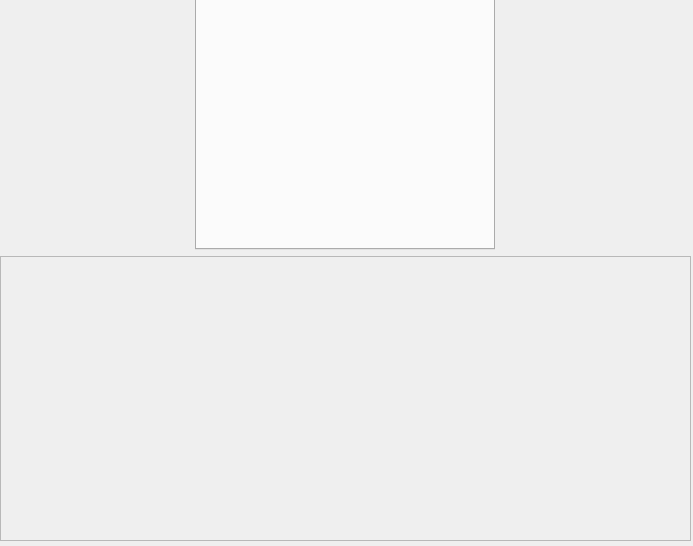
<?xml version="1.0" encoding="UTF-8"?>
<ui version="4.0">
 <class>AVEditWidget</class>
 <widget class="QWidget" name="AVEditWidget">
  <property name="geometry">
   <rect>
    <x>0</x>
    <y>0</y>
    <width>693</width>
    <height>546</height>
   </rect>
  </property>
  <property name="windowTitle">
   <string>Form</string>
  </property>
  <widget class="QWidget" name="verticalLayoutWidget">
   <property name="geometry">
    <rect>
     <x>0</x>
     <y>0</y>
     <width>691</width>
     <height>541</height>
    </rect>
   </property>
   <layout class="QVBoxLayout" name="m_pVertLayout">
    <item>
     <widget class="QWidget" name="m_pWidgetUpper" native="true">
      <property name="minimumSize">
       <size>
        <width>0</width>
        <height>250</height>
       </size>
      </property>
      <widget class="QWidget" name="horizontalLayoutWidget">
       <property name="geometry">
        <rect>
         <x>0</x>
         <y>-1</y>
         <width>691</width>
         <height>251</height>
        </rect>
       </property>
       <layout class="QHBoxLayout" name="m_pHLayoutUpper">
        <property name="spacing">
         <number>0</number>
        </property>
        <item>
         <widget class="QTabWidget" name="m_pTabWidgetSrc">
          <property name="minimumSize">
           <size>
            <width>150</width>
            <height>0</height>
           </size>
          </property>
          <property name="maximumSize">
           <size>
            <width>300</width>
            <height>16777215</height>
           </size>
          </property>
          <property name="currentIndex">
           <number>-1</number>
          </property>
         </widget>
        </item>
       </layout>
      </widget>
     </widget>
    </item>
    <item>
     <widget class="QScrollArea" name="m_pScrollAreaAVStream">
      <property name="widgetResizable">
       <bool>true</bool>
      </property>
      <widget class="QWidget" name="scrollAreaWidgetContents_5">
       <property name="geometry">
        <rect>
         <x>0</x>
         <y>0</y>
         <width>687</width>
         <height>281</height>
        </rect>
       </property>
      </widget>
     </widget>
    </item>
   </layout>
  </widget>
 </widget>
 <resources/>
 <connections/>
</ui>
